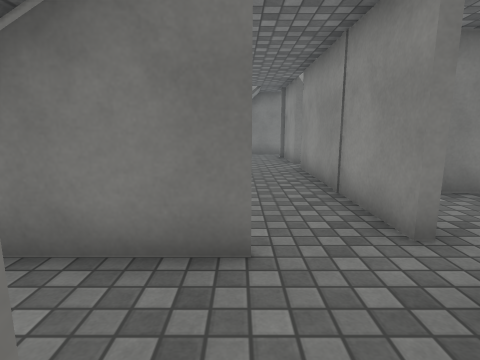
View 1 (above)

16 first-person views from a walk through a 3-D level made in the Unity game engine. The camera is 1.2 m above the floor, tilts 10° down and sees 80° across. The floor is counted in squares, 1 m on a side. Each view is taken from the middle of a square. On the plan, view 1 faces up. The plan holds only what a view shows up to about 13 squares ahead; the rest is blank. The place goes on beyond the plan. Some animated figures are left out. Surface patterns are stand-ins for the level's own textures.

View 2
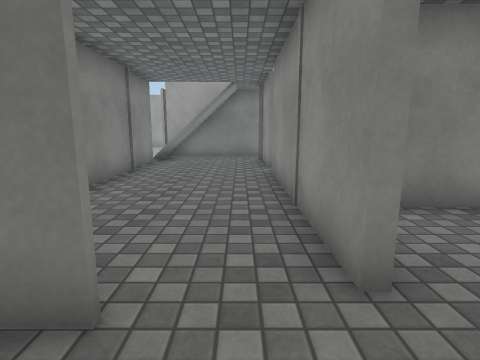

View 3
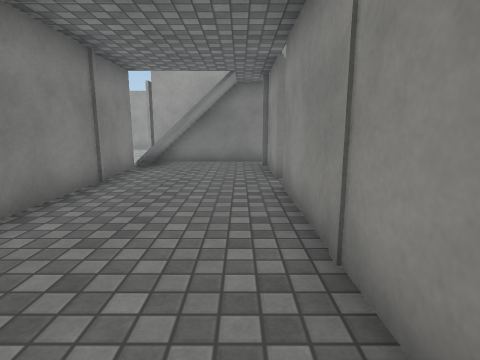

View 4
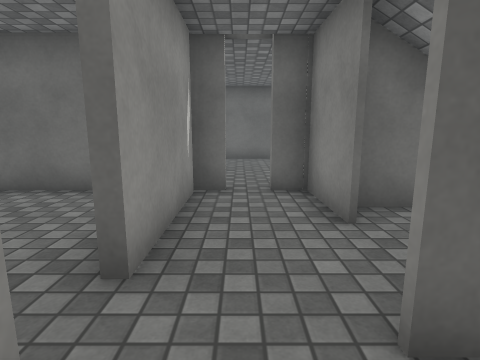

View 5
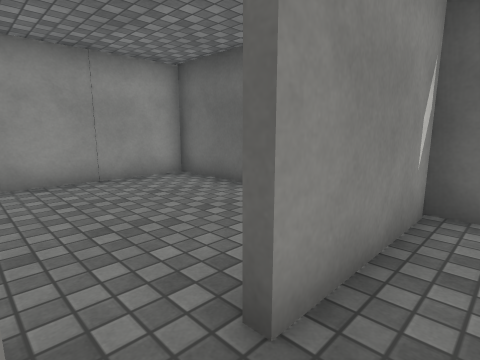

View 6
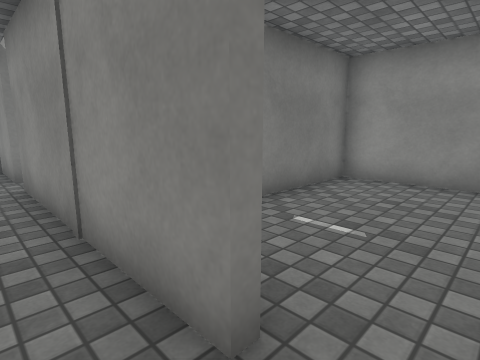

View 7
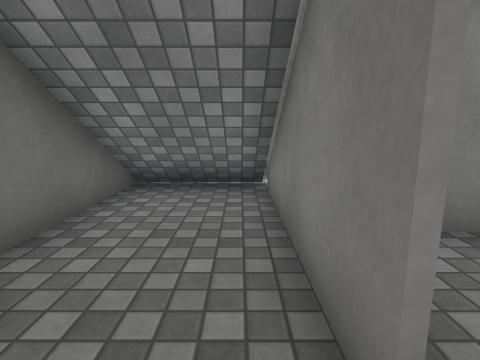

View 8
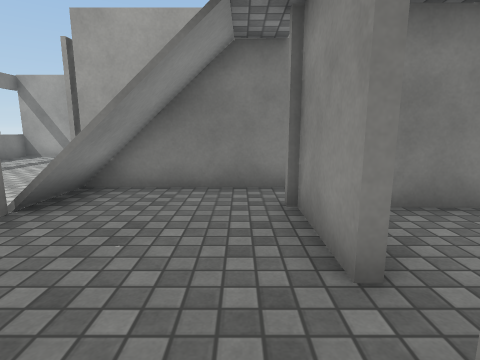

View 9
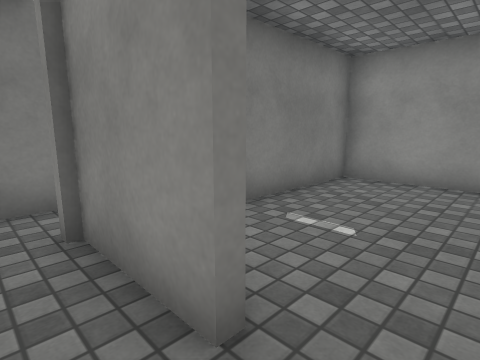

View 10
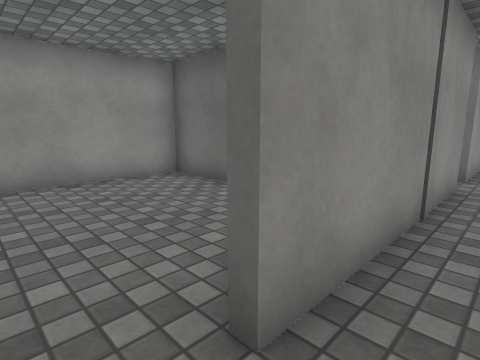

View 11
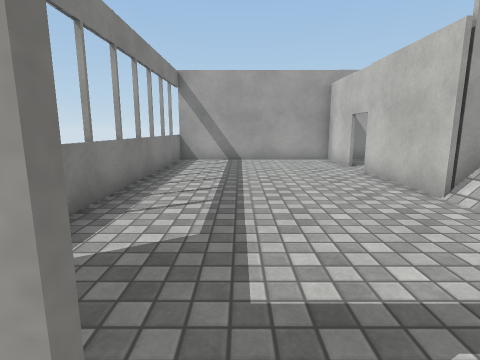

View 12
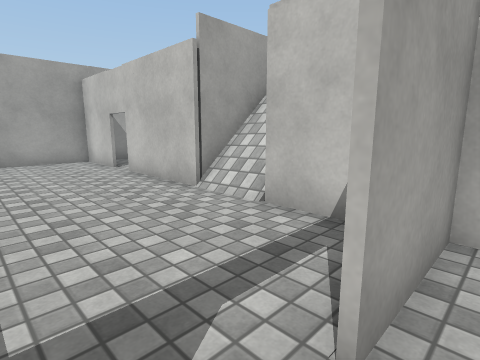

View 13
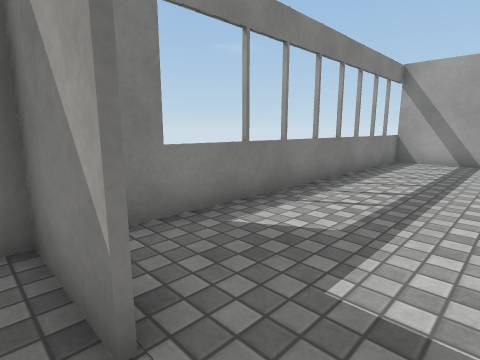

View 14
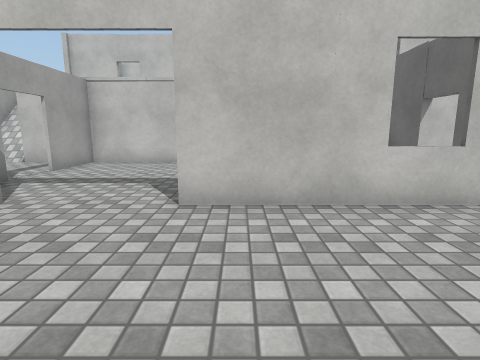

View 15
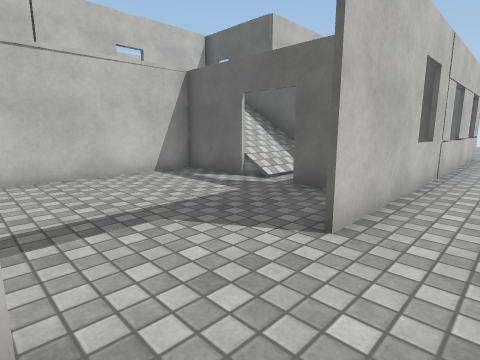

View 16
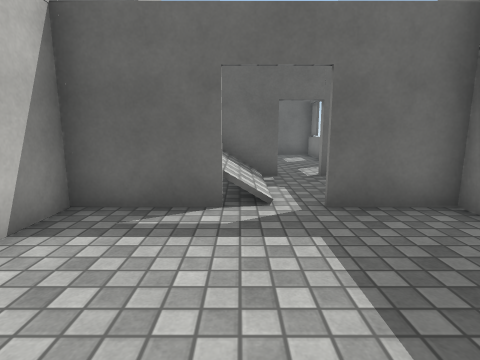

### Floor plan
Key: @ floor where view 1 was taken; # wall or solid block; x gap in a wall; . main floor; : floor 0.5 m higher than the main floor; + floor 1 m higher than the main floor; * floor 1.5 m higher than the main floor; = window, fence, low wall or low ledge; O other object.
Columns run from 13 left of view 1 to 8 right of it. Each row starts with its distance up from view 1.
 21      ########
 20      = ...##
 19      =....#
 18      #....#
 17      =....#
 16      #....#
 15      =.... #
 14      =.....#####
 13      =.....OO...
 12      =.....# ..#######
 11      #.....#...#.....#
 10      ##..###...x.....#
  9      #.....#...x.....#
  8    ..#.....#...#.....#
  7    ........#...# ....#
  6   .........#...#     #
  5  ..........#...#######
  4 .....#.....#...#.....#
  3  ....###.#####.x.....#
  2   ...###:+*....x.....#
  1    ..=..:+*....#.....#
  0     .########@.#.....#
 -1     .###    ##.#.....#
 -2     .=..     #.#######
 -3     .#..   # ..
 -4     .#.    # ..
 -5     .=.      ..
 -6     .#.      ..
 -7      #       ..
 -8              ###

Positions as (right, up) in squares from view 1, and headings:
1: (0, 0), facing up
2: (1, 1), facing up
3: (1, 3), facing up
4: (1, 4), facing down
5: (1, 3), facing down-right
6: (1, 2), facing up-right
7: (1, 2), facing left
8: (1, 8), facing up
9: (1, 9), facing up-right
10: (1, 10), facing down-right
11: (-6, 9), facing up
12: (-6, 9), facing up-right
13: (-5, 9), facing up-left
14: (-13, 4), facing right
15: (-10, 8), facing down-right
16: (-5, 7), facing down
